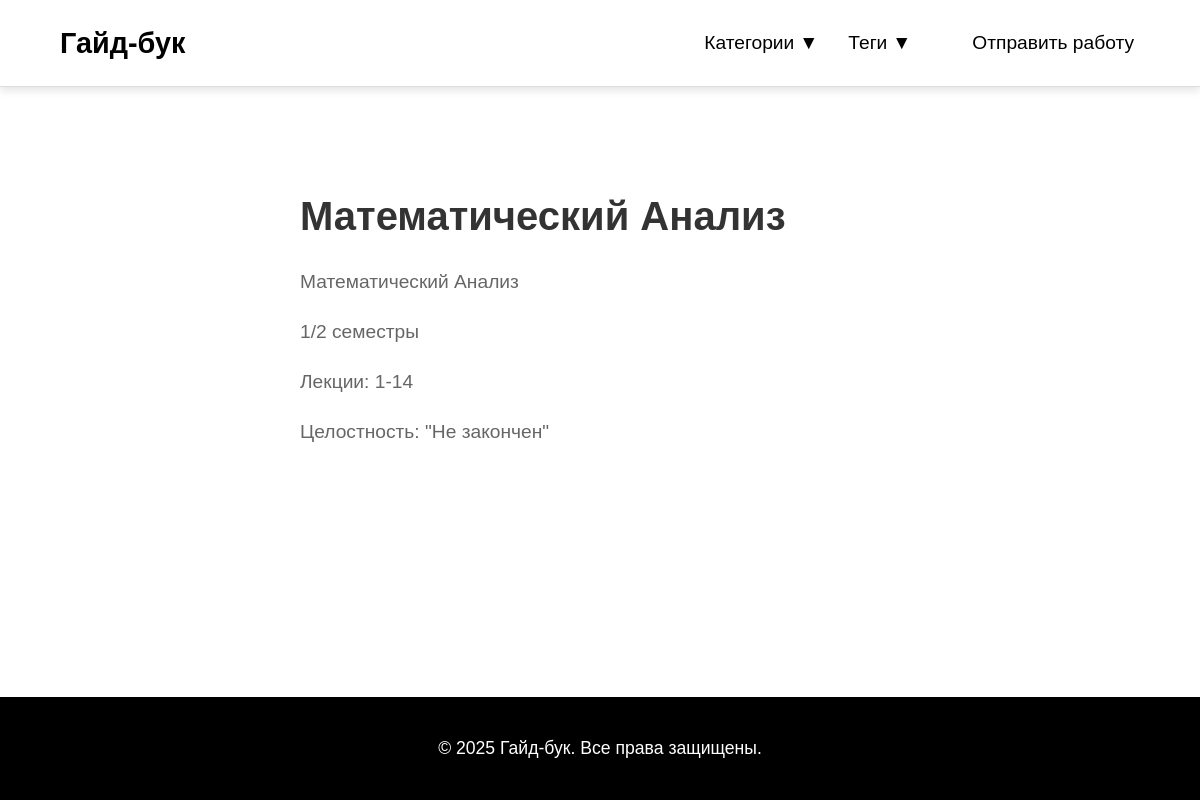
The page /category/kopirajting/ on the database its author committed.
### guidbook_app/models.py (models this page shows, shortened)
class Category(models.Model):
    name = models.CharField(max_length=200, verbose_name="Название категории")
    slug = models.SlugField(unique=True, verbose_name="URL категории")
    description = models.TextField(blank=True, null=True, verbose_name="Описание")
    item_count = models.PositiveIntegerField(default=0, verbose_name="Количество записей")
    color_class = models.CharField(max_length=50, default="color-teal", verbose_name="CSS-класс цвета")
    class Meta:
        verbose_name = "Категория"
        verbose_name_plural = "Категории"

### guidbook_app/views.py (the view)
# urls.py: path('category/<slug:slug>/', views.category_detail, name='category_detail'),
def category_detail(request, slug):
    category = get_object_or_404(Category, slug=slug)
    records = Record.objects.filter(category=category)
    categories = Category.objects.all()
    tags = Tag.objects.all()
    return render(request, 'guidbook_app/category_detail.html', {'category': category,'categories':categories,'tags':tags, 'records': records})

### guidbook_app/templates/guidbook_app/category_detail.html (shortened to what this page needs)
{% load static %}
<!DOCTYPE html>
<html lang="ru">
<head>
    <link rel="stylesheet" href="{% static 'guidbook_app/category_detail.css' %}">
</head>
<body>
<div class="wrapper">
    <header class="fixed-header">
        <a href="/" class="logo">Гайд-бук</a>
        <div class="nav-links">
            <button id="menu-button" class="nav-link toggle-menu">
                Категории <span class="arrow-icon">▼</span>
            </button>
            <button id="tags-button" class="nav-link toggle-menu">
                Теги <span class="arrow-icon">▼</span>
            </button>
            <button class="nav-link toggle-menu">
                <a href="{% url 'student_request' %}">Отправить работу</a>
            </button>
        </div>
    </header>
    <main>
        <section class="category-header">
            <h1>{{category.name}}</h1>
            <p>{{category.description|safe}}</p>
        </section>
    </main>
    {% include "guidbook_app//footer.html" %}
</div>
</body>
</html>

### guidbook_app/static/guidbook_app/category_detail.css (style rules this page uses)
a,body { color: #000 }
body { margin: 0; font-family: Arial,sans-serif; background-color: #fff; line-height: 1.6 }
a { text-decoration: none; transition: color .3s ease }
.fixed-header { border-bottom: 1px solid #ddd }
.logo { font-size: 2rem; font-weight: 700 }
.nav-links a { margin-left: 25px; font-size: 1.2rem }
main { max-width: 800px; margin: 0 auto; padding: 0 20px }
.category-header { text-align: left; margin-top: 40px; margin-bottom: 40px }
.category-header h1 { font-size: 2.5rem; margin-bottom: 15px; color: #333; padding-top: 10vh }
.category-header p { font-size: 1.2rem; color: #666 }
.fixed-header .nav-links a,.link-record a { text-decoration: none; transition: color .3s ease }
.fixed-header { position: fixed; top: 0; left: 0; width: 100%; background-color: #fff; box-shadow: 0 4px 8px rgba(0,0,0,.1); z-index: 1000; display: flex; justify-content: space-between; align-items: center; padding: 20px 40px; box-sizing: border-box; padding: 20px 5vw }
.fixed-header .logo { font-size: 1.8rem; font-weight: 700; text-decoration: none }
.fixed-header .nav-links { display: flex; gap: 30px }
.fixed-header .nav-links a { font-size: 1.2rem; position: relative }
.fixed-header .nav-links a::after { content: ""; position: absolute; left: 0; bottom: -5px; width: 100%; height: 2px; transform: scaleX(0); transform-origin: left; transition: transform .3s ease; background-color: #000 }
.fixed-header .logo,.fixed-header .nav-links a { color: #000 }
.fixed-header { position: fixed; top: 0; left: 0; width: 100%; z-index: 1002; background-color: #fff; box-shadow: 0 4px 8px rgba(0, 0, 0, 0.1); }
#menu-button { display: inline-block; padding: 10px 20px; font-size: 1rem; color: #fff; background-color: #007bff; border: none; border-radius: 5px; cursor: pointer; transition: background-color 0.3s ease, transform 0.3s ease; }
#menu-button { background: none; border: none; font-size: 1.2rem; color: #000; text-decoration: none; cursor: pointer; display: inline-flex; align-items: center; gap: 5px; padding: 0; }
.arrow-icon { transition: transform 0.3s ease; }
.fixed-header .logo:hover,.fixed-header .nav-links a:hover,body { color: #333 }
.additional-info { font-size: .9rem; color: #777; display: block; margin-top: 10px }
#tags-button { background: none; border: none; font-size: 1.2rem; color: #000; text-decoration: none; cursor: pointer; display: inline-flex; align-items: center; gap: 5px; padding: 0; }
#tags-button { display: inline-block; padding: 10px 20px; font-size: 1rem; color: #fff; background-color: #007bff; border: none; border-radius: 5px; cursor: pointer; transition: background-color 0.3s ease, transform 0.3s ease; }

### guidbook_app/templates/guidbook_app/category_detail.html (style rules this page uses)
.toggle-menu { border: none; background: none; }

### guidbook_app/templates/guidbook_app/footer.html (style rules this page uses)
.wrapper { display: flex; flex-direction: column; min-height: 100vh; }
main { width:50vw; flex: 1; padding-top: 8vh; }

### rows shown on the page
Category: name "Математический Анализ", description "Математический Анализ 1/2 семестры Лекции: 1-14 Целостность: \"Не закончен\""
